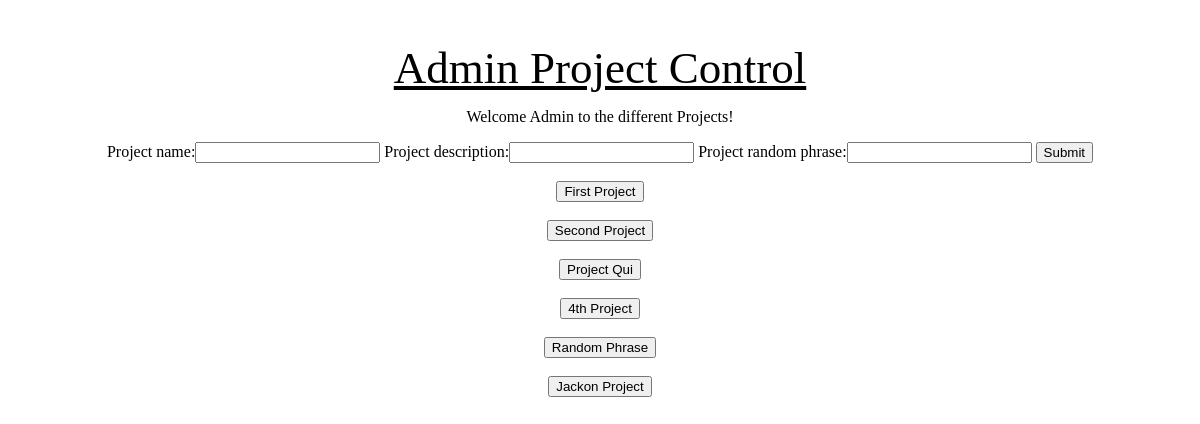
The app's page /quest/admin_project_page with its own data.
### quest_extension/models.py (models this page shows)
class Project(models.Model):
    project_name = models.CharField(max_length=1000)
    project_description = models.CharField(max_length=1000)
    project_random_phrase = models.CharField(max_length = 255)

### quest_extension/views.py (the view)
# urls.py: path('admin_project_page', views.admin_project_page),
def admin_project_page(request):
    if request.method == 'POST':
        project_form = ProjectForm(request.POST)
        if project_form.is_valid():
            temp = project_form.save(commit=False)
            temp.save()
            project_id = temp.id
            return HttpResponseRedirect('/quest/admin_home/' + str(project_id))
    else:
        project_form = ProjectForm()
        list_of_projects = Project.objects.all()
    context = {'project_form': project_form, 'list_of_projects': list_of_projects}
    return render(request, 'quest_extension/admin_project_page.html', context)

### quest_extension/forms.py
class ProjectForm(forms.ModelForm):
    class Meta:
        model = models.Project
        fields = ['project_name', 'project_description', 'project_random_phrase']

### quest_extension/templates/quest_extension/admin_project_page.html (shortened to what this page needs)
{% load static %}
<!DOCTYPE html>
<html lang="en">
    <head>
    <link rel="stylesheet" type="text/css" href="{% static 'quest_extension/admin_home_style.css' %}">
    </head>
    <body>
	<h1>Admin Project Control</h1>
	<p>Welcome Admin to the different Projects!</p>
    <form method='POST'>
    {{ project_form }}
    <button type='submit' name= 'new_project'>Submit</button>
    </form>
    {% for project in list_of_projects %}
    <br>
    <form method='GET' action='/quest/admin_home/{{project.id}}'>
        <button type='submit'>{{project.project_name}}</button>
    </form>
    {% endfor %}
    </body>
</html>

### quest_extension/static/quest_extension/admin_home_style.css (style rules this page uses)
* { text-align: center; }
h1 { padding-top: 3%; text-decoration: underline; color: black; font-family: 'Trocchi', serif; font-size: 45px; font-weight: normal; line-height: 48px; margin: 0; }

### records on screen
Project: project_name "First Project"
Project: project_name "Second Project"
Project: project_name "Project Qui"
Project: project_name "4th Project"
Project: project_name "Random Phrase"
Project: project_name "Jackon Project"
